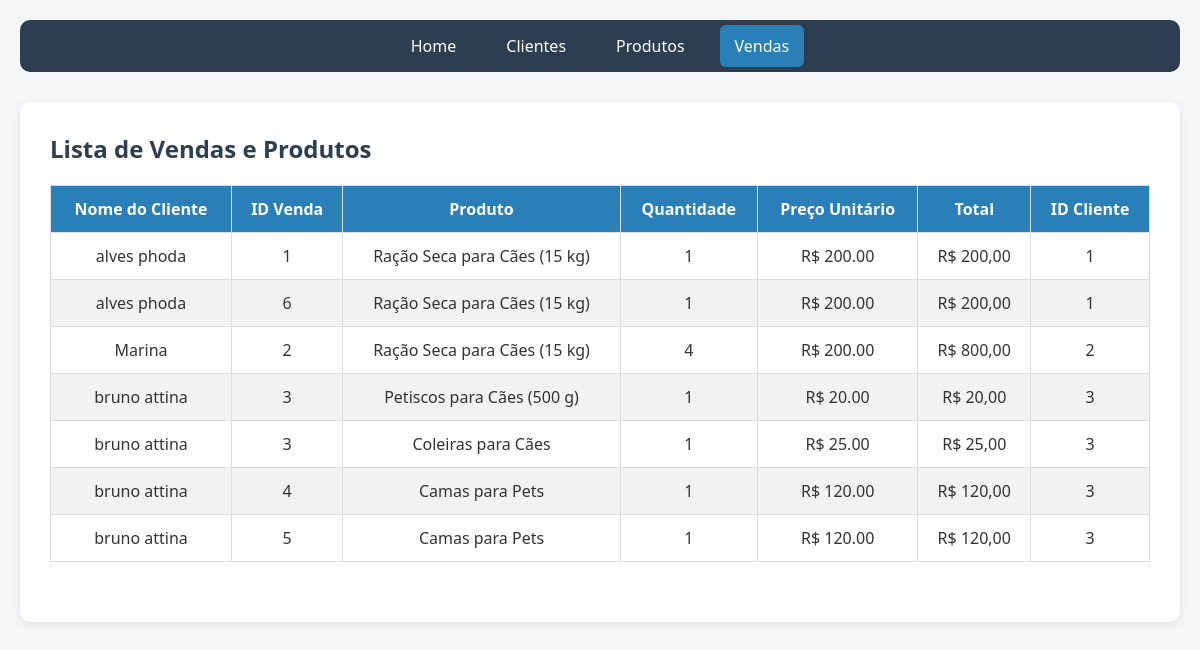
The app's page /Vendas/vendaHistorico.php with its own data.
### tables this page shows
CREATE TABLE `produtosvendidos` (
  `id` int(11) NOT NULL,
  `idVenda` int(11) NOT NULL,
  `idProduto` int(11) NOT NULL,
  `preco` decimal(10,2) NOT NULL,
  `quantidade` int(11) NOT NULL
);

CREATE TABLE `clientes` (
  `id` int(11) NOT NULL,
  `nome` varchar(255) DEFAULT NULL,
  `email` varchar(255) DEFAULT NULL,
  `observacao` varchar(1000) NOT NULL
);

CREATE TABLE `produtos` (
  `id` int(11) NOT NULL,
  `nome` varchar(220) NOT NULL,
  `codigo` varchar(255) NOT NULL,
  `estoque` int(11) NOT NULL,
  `preco` decimal(10,2) NOT NULL
);

CREATE TABLE `vendas` (
  `id` int(11) NOT NULL,
  `dataVenda` timestamp NOT NULL DEFAULT current_timestamp(),
  `idCliente` int(11) NOT NULL,
  `idAdministrador` int(11) NOT NULL
);

### Vendas/vendaHistorico.php (the view, shortened to what this page needs)
<?php
include 'conexaoVendas.php';
try {
    $sql = "
        SELECT
            pv.idVenda,
            pv.idProduto,
            pv.quantidade,
            v.idCliente,
            c.nome AS nomeCliente,
            p.nome AS nomeProduto,
            p.preco
        FROM produtosvendidos pv
        JOIN vendas v ON pv.idVenda = v.id
        JOIN clientes c ON v.idCliente = c.id
        JOIN produtos p ON pv.idProduto = p.id
    ";
    $dados = $db->query($sql);
    $vendasProdutos = $dados->fetchAll(PDO::FETCH_ASSOC);
} catch (PDOException $e) {
    die("Erro ao buscar dados: " . $e->getMessage());
}
?>
<!DOCTYPE html>
<html lang="pt-BR">
<head>
    <link rel="stylesheet" href="./assetsVendas/cssVendas/cssVendas.css">
<body>
    <ul class="lucas">
        <li><a href="../index.php" class="meumenu" title="Home">Home</a></li>
        <li><a href="../Clientes/clientes.php" class="meumenu" title="Clientes">Clientes</a></li>
        <li><a href="../produtos.php" class="meumenu" title="Produtos">Produtos</a></li>
        <li><a href="./vendas.php" class="meumenu meumenu-active" title="Vendas">Vendas</a></li>
    </ul>
    <div class="container">
        <h2>Lista de Vendas e Produtos</h2>
        <table>
            <thead>
                <tr>
                    <th>Nome do Cliente</th>
                    <th>ID Venda</th>
                    <th>Produto</th>
                    <th>Quantidade</th>
                    <th>Preço Unitário</th>
                    <th>Total</th>
                    <th>ID Cliente</th>
                </tr>
            </thead>
            <tbody>
                <?php foreach ($vendasProdutos as $linha): ?>
                    <tr>
                        <td><?= htmlspecialchars($linha['nomeCliente']) ?></td>
                        <td><?= htmlspecialchars($linha['idVenda']) ?></td>
                        <td><?= htmlspecialchars($linha['nomeProduto']) ?></td>
                        <td><?= htmlspecialchars($linha['quantidade']) ?></td>
                        <td>R$ <?= number_format($linha['preco'], 2, '.', '.') ?></td>
                        <td>
                            R$ <?= number_format($linha['preco'] * $linha['quantidade'], 2, ',', '.') ?>
                        </td>
                        <td><?= htmlspecialchars($linha['idCliente']) ?></td>
                    </tr>
                <?php endforeach; ?>
            </tbody>
        </table>
    </div>
</body>
</html>
</html>

### Vendas/assetsVendas/cssVendas/cssVendas.css (style rules this page uses)
* { margin: 0; padding: 0; box-sizing: border-box; }
body { font-family: 'Segoe UI', Tahoma, Geneva, Verdana, sans-serif; background-color: #f4f6f8; color: #333; padding: 20px; }
ul.lucas { list-style-type: none; display: flex; background-color: #2c3e50; padding: 15px 20px; gap: 20px; align-items: center; border-radius: 10px; margin-bottom: 30px; justify-content: center; position: relative; flex-wrap: wrap; }
ul.lucas li { display: inline-block; }
ul.lucas .meumenu { text-decoration: none; color: white; padding: 10px 15px; border-radius: 6px; transition: background-color 0.3s; background-color: transparent; }
ul.lucas .meumenu:hover, ul.lucas .meumenu-active { background-color: #2980b9; }
.container { background-color: white; padding: 30px; border-radius: 10px; box-shadow: 0 2px 8px rgba(0, 0, 0, 0.1); max-width: 1200px; margin: 0 auto; }
h2, h4 { margin-bottom: 15px; color: #2c3e50; }
table { width: 100%; border-collapse: collapse; margin-top: 20px; margin-bottom: 30px; }
table th, table td { padding: 12px; border: 1px solid #ddd; text-align: center; }
table th { background-color: #2980b9; color: white; }
table tr:nth-child(even) { background-color: #f2f2f2; }
.meumenu { font-weight: normal; }

### records on screen
produtosvendidos: clientes.nome "alves phoda", idVenda "1", idProduto.nome "Ração Seca para Cães (15 kg)", quantidade "1", idProduto.preco "200.00", $linha['preco'] * $linha['quantidade'] "200,00", idVenda.idCliente "1"
produtosvendidos: clientes.nome "alves phoda", idVenda "6", idProduto.nome "Ração Seca para Cães (15 kg)", quantidade "1", idProduto.preco "200.00", $linha['preco'] * $linha['quantidade'] "200,00", idVenda.idCliente "1"
produtosvendidos: clientes.nome "Marina", idVenda "2", idProduto.nome "Ração Seca para Cães (15 kg)", quantidade "4", idProduto.preco "200.00", $linha['preco'] * $linha['quantidade'] "800,00", idVenda.idCliente "2"
produtosvendidos: clientes.nome "bruno attina", idVenda "3", idProduto.nome "Petiscos para Cães (500 g)", quantidade "1", idProduto.preco "20.00", $linha['preco'] * $linha['quantidade'] "20,00", idVenda.idCliente "3"
produtosvendidos: clientes.nome "bruno attina", idVenda "3", idProduto.nome "Coleiras para Cães", quantidade "1", idProduto.preco "25.00", $linha['preco'] * $linha['quantidade'] "25,00", idVenda.idCliente "3"
produtosvendidos: clientes.nome "bruno attina", idVenda "4", idProduto.nome "Camas para Pets", quantidade "1", idProduto.preco "120.00", $linha['preco'] * $linha['quantidade'] "120,00", idVenda.idCliente "3"
produtosvendidos: clientes.nome "bruno attina", idVenda "5", idProduto.nome "Camas para Pets", quantidade "1", idProduto.preco "120.00", $linha['preco'] * $linha['quantidade'] "120,00", idVenda.idCliente "3"
